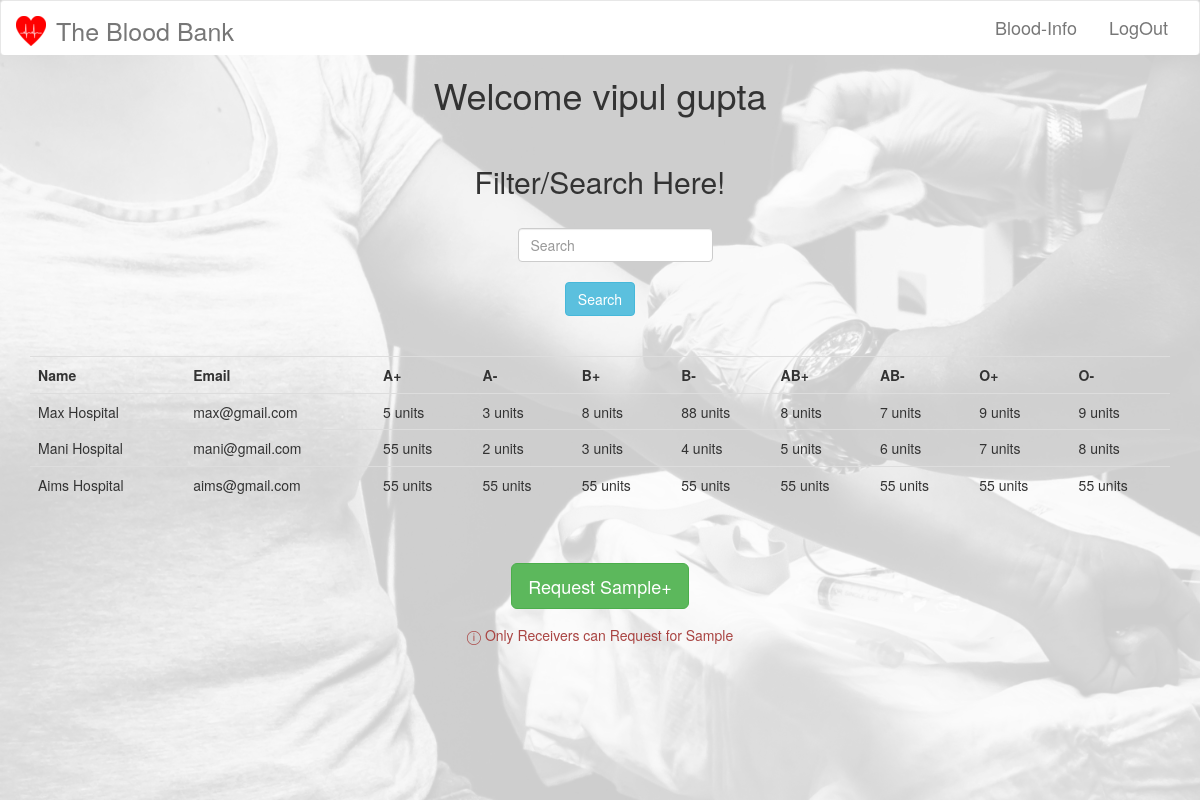
Screenshot of /bloodInfo.php (signed in) with the database file from the repository.
### tables this page shows
CREATE TABLE `receivers` (
  `id` int(11) NOT NULL,
  `name` varchar(30) NOT NULL,
  `email` varchar(50) NOT NULL,
  `password` varchar(61) DEFAULT NULL,
  `bloodGroup` varchar(5) NOT NULL
);

CREATE TABLE `hospitalBloodData` (
  `id` int(11) NOT NULL,
  `AP` int(11) NOT NULL,
  `AN` int(11) NOT NULL,
  `BP` int(11) NOT NULL,
  `BN` int(11) NOT NULL,
  `ABP` int(11) NOT NULL,
  `ABN` int(11) NOT NULL,
  `OP` int(11) NOT NULL,
  `ONeg` int(11) NOT NULL
);

CREATE TABLE `hospitals` (
  `id` int(11) NOT NULL,
  `name` text NOT NULL,
  `address` text NOT NULL,
  `email` varchar(50) NOT NULL,
  `password` varchar(61) NOT NULL
);

### includes/CRUD.php (called while the page is built, shortened)
<?php
    class database{
        protected function connect(){
            $this->host = "localhost";
            $this->dbUserName = "root";
            $this->dbPassword = "";
            $this->dbName = "bloodBank";
            try{
                $conn = new PDO("mysql:host=$this->host;dbname=$this->dbName", $this->dbUserName,
                $this->dbPassword);
            }catch(PDOException $e){
                die($e->getMessage());
            }
            return $conn;
        }
    }
    class query extends database{
        protected $conn;
        function __construct(){
            $this->conn = $this->connect();
        }
        public function prep_and_run($query){
            $query = $this->conn->prepare($query);
            try{
                $query->execute();
                $result = $query->fetchAll();
            }
            catch(PDOException $e){
                die($e->getMessage());
            }
            return $result;
        }
        public function getData($table, $field = "*", $conditions = array(), $order_by_field = "", $order_by_type = "DESC", $limit = ""){
            $query = "SELECT $field FROM $table";
            if($conditions != []){
                $query .= " WHERE ";
                $count = count($conditions);
                $i = 0;
                foreach($conditions as $k=>$v){
                    if($count-1 != $i){
                        $query .= "$k='$v' and ";
                    }
                    else{
                        $query .= "$k='$v' ";
                    }
                    $i++;
                }
            }
            $result = $this->prep_and_run($query);
            return $result;
        }
    }
?>

### bloodInfo.php (the view, shortened to what this page needs)
<?php
    include_once("includes/header.php");
    $hospitalName = "";
    $query = new query();
    if($hospitalName){
        $tempQuery = "SELECT id FROM hospitals ";
        $tempQuery .= "WHERE name like " . "'$hospitalName'";
        $tempResult = $query->prep_and_run($tempQuery);
        $tempQuery = "SELECT * FROM hospitalBloodData WHERE ";
        $len = count($tempResult);
        $i = 0;
        foreach($tempResult as $data){
            if($i != $len-1){
                $tempQuery .= "id= " . $data["id"] . " or ";
            }
            else{
                $tempQuery .= "id= " . $data["id"];
            }
            $i++;
        }
        $bloodInfo = $query->prep_and_run($tempQuery);
    }
    else{
        $bloodInfo = $query->getData("hospitalBloodData","*");
    }
    if(isset($_SESSION["id"])){
        $id = $_SESSION["id"];
        if($_SESSION["userType"] == "receiver"){
            $result = $query->getData("receivers","*", array("id"=>$id));
            $name = $result[0]["name"];
        }
        elseif($_SESSION["userType"] == "hospital"){
            $result = $query->getData("hospitals","*", array("id"=>$id));
            $name = $result[0]["name"];
        }
    }
?>
    <h1 class="text-center">Welcome <?php if(isset($name)) echo $name ?></h1><br>
    <div class="container ">
        <form action = '<?php echo htmlspecialchars($_SERVER["PHP_SELF"])?>' method="post" class=" form-inline">
            <h2 class="text-center">Filter/Search Here!</h2><br>
            <div class="row">
                <div class="col-sm-3 col-xs-12 col-lg-3 col-md-3 col-sm-offset-5">
                    <input type="text" class="form-control " placeholder="Search" name="hospitalName">
                </div>
            </div><br>
            <input type="submit" value="Search" class="center-block btn btn-info" name="submit"><br>
        </form><br>
        <table class="table table-hover">
            <tr><th>Name</th><th>Email</th><th>A+</th><th>A-</th><th>B+</th><th>B-</th><th>AB+</th><th>AB-</th><th>O+</th><th>O-</th></tr>
            <?php
                if($bloodInfo){
                    foreach($bloodInfo as $info){
                        $id = $info["id"];
                        $result = $query->getData("hospitals", "name, email", array("id"=>$id))[0];
                        $name = $result["name"];
                        $email = $result["email"];
                        echo "<tr><td>" . $name . "</td><td>" . $email . "</td><td>". $info["AP"] ." units". "</td><td>" . $info["AN"] ." units". "</td><td>" . $info["BP"] ." units". "</td><td>" . $info["BN"] ." units". "</td><td>" . $info["ABP"] ." units". "</td><td>" . $info["ABN"] ." units". "</td><td>" . $info["OP"] ." units". "</td><td>" . $info["ONeg"] ." units". "</td><tr>";
                    }
                }
                else{
                    echo "<div class = 'alert alert-success'>No Data To Show</div>";
                }
            ?>
        </table><br><br>
        <a class="center-block btn btn-success btn-lg" style="width: fit-content;" href="requestSample.php">Request Sample+</a>
        <div class="alert text-danger center-block" style="width: max-content;">&#9432; Only Receivers can Request for Sample</div>
    </div>
<?php
    include_once("includes/footer.php");
?>

### styleSheets/styleSheet.css (style rules this page uses)
body { position: relative; }

### rows the page displays
receivers: name "vipul gupta"
hospitalblooddata: id.name "Max Hospital", id.email "max@gmail.com", AP "5", AN "3", BP "8", BN "88", ABP "8", ABN "7", OP "9", ONeg "9"
hospitalblooddata: id.name "Mani Hospital", id.email "mani@gmail.com", AP "55", AN "2", BP "3", BN "4", ABP "5", ABN "6", OP "7", ONeg "8"
hospitalblooddata: id.name "Aims Hospital", id.email "aims@gmail.com", AP "55", AN "55", BP "55", BN "55", ABP "55", ABN "55", OP "55", ONeg "55"
